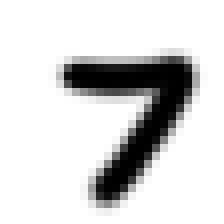
#> input picture 7.png, 28 x 28 px (shown 8 times larger)
$ python digit_detection.py
#> lines starting #> are read from the running program, lines starting #| are printed output that depends on the picture; long printed decimals are rounded
import numpy as np
import scipy.special as sp
import matplotlib.pyplot as plt
import imageio

# a = np.zeros([3,2])
# plt.imshow(a, interpolation="nearest")
# plt.show()

class neuralnetwork:
    # this function initializes the number of input hidden and output nodes in the network
    def __init__(self, inputnodes, hiddennodes, outputnodes, learningrate):
        self.innodes = inputnodes
        self.hnodes = hiddennodes
        self.onodes = outputnodes
        self.lrate = learningrate
        # these are the matrices for the weights from
        # input to hidden and hidden to the output layers
        self.wih = np.random.rand(self.hnodes, self.innodes) - 0.5
        self.who = np.random.rand(self.onodes, self.hnodes) - 0.5

        # alternative to the above for choosing the random weights is:
        # self.wih = np.random.normal(0.0, pow(self.hnodes, -0.5), (self.hnodes, self.inodes))
        # the function normal chooses values from normal dist. and the second parameter is
        # the 1/square root of the number of incoming links
        # it shoulda been inodes i guess but i dont know why it is hnodes???

        #defining the activation function
        self.activation_function = lambda x: sp.expit(x)
    #function to train the network
    def train(self, inputs_list, targets_list):

        # converts a list to 2D array
        inputs = np.array(inputs_list, ndmin=2).T
        targets = np.array(targets_list, ndmin=2).T

        # calculate signals into hidden layer
        hidden_inputs = np.dot(self.wih, inputs)
        hidden_outputs = self.activation_function(hidden_inputs)

        # calculate signals into the output layer
        final_inputs = np.dot(self.who, hidden_outputs)
        final_outputs = self.activation_function(final_inputs)

        # now we calculate the error ie: error = (target - actual)
        output_errors = (targets - final_outputs)
        # error for the hidden layer is the output errors, split by weights recombined at hidden nodes
        hidden_errors = np.dot(self.who.T, output_errors)

        # we finally update the weights by the formula we found out
        self.who += self.lrate * np.dot((output_errors * final_outputs * (1.0 - final_outputs)), np.transpose(hidden_outputs))
        self.wih += self.lrate * np.dot((hidden_errors * hidden_outputs * (1.0 - hidden_outputs)), np.transpose(inputs))
        pass
    #function to query the network
    def query(self, inputs_list):

        # converts input list to 2D array
        inputs = np.array(inputs_list, ndmin=2).T
        # inputs for the hidden layer
        hidden_inputs = np.dot(self.wih, inputs)
        # output for the hidden layer
        hidden_outputs = self.activation_function(hidden_inputs)

        # calculate the signals into the final output layer
        final_inputs = np.dot(self.who, hidden_outputs)
        #this gives the final output
        final_outputs = self.activation_function(final_inputs)

        return final_outputs
        pass

# number of input, hidden and output nodes
input_nodes = 784
hidden_nodes = 100
output_nodes = 10
learning_rate = 0.3

#creating a neural network
n = neuralnetwork(input_nodes, hidden_nodes, output_nodes, learning_rate)

# opening the file with the data for training the network
data_file = open("mnist_train_100.csv", 'r')
#> (reads mnist_train_100.csv from the repository)
data_list = data_file.readlines()
data_file.close()

#training the neural network
for records in data_list:
    all_values = records.split(',')
    # scaling the input data
    scaled_values = ((np.asfarray(all_values[1:])/255) * 0.99) + 0.01
    inputs = scaled_values
    #creating the target output values
    onodes = output_nodes
    targets = np.zeros(onodes) + 0.01
    targets[int(all_values[0])] = 0.99

    n.train(inputs, targets)

# [14 lines of commented-out code are left out]


img_array = imageio.imread("7.png")
#> img_array is the input picture: shape (28, 28); min 0, max 255, mean 213.8
img_data = 255.0 - img_array.reshape(784) # we subtract by 255 because the mnist dataset has white=0 and black = 255
#> img_data = 784 values, max 255 at index 261, min 0 at index 0, mean 41.23
img_data = ((np.asfarray(img_data)/255) * 0.99) + 0.01
#> img_data = 784 values, max 1 at index 261, min 0.01 at index 0, mean 0.17
print(n.query(img_data))
#> in query, `inputs = np.array(inputs_list, ndmin=2).T`: inputs has the same summary as img_data outside query
#> in query, `hidden_inputs = np.dot(self.wih, inputs)`: hidden_inputs = 100 values, max 8.84 at index 69, min -9.37 at index 47, mean -0.844
#> in query, `hidden_inputs = np.dot(self.wih, inputs)`:
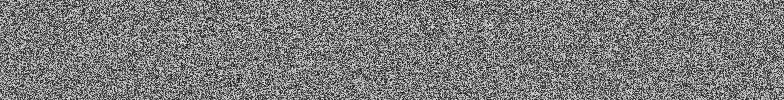
#> self.wih: shape (100, 784) float64; min -0.649, max 0.677, mean -0.00321; drawn with min black and max white
#> in query, `hidden_outputs = self.activation_function(hidden_inputs)`: hidden_outputs = 100 values, max 1 at index 69, min 8.55e-05 at index 47, mean 0.407
#> in query, `final_inputs = np.dot(self.who, hidden_outputs)`: final_inputs = [0.668, -4.08, -4.35, -1.23, -0.841, -5.01, -5.06, 0.407, -3.63, -5.34]
#> in query, `final_outputs = self.activation_function(final_inputs)`: final_outputs = [0.661, 0.0166, 0.0127, 0.225, 0.301, 0.00662, 0.0063, 0.6, 0.0258, 0.00479]
#| [[0.6611]
#|  [0.01659]
#|  [0.01269]
#|  [0.2254]
#|  [0.3013]
#|  [0.006615]
#|  [0.006303]
#|  [0.6003 ]
#|  [0.02584]
#|  [0.004793]]

plt.imshow(img_data.reshape((28,28)), interpolation="none", cmap="Greys")
plt.show()
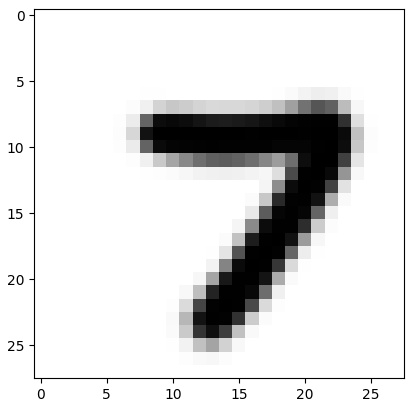
#> figure drawn by matplotlib, 1 panel
